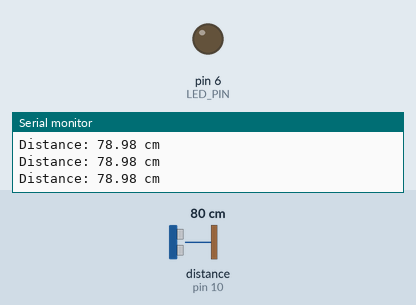
Simulated run of this sketch. Board: Arduino Uno, built with avr-gcc and run on an emulated ATmega328P. On the bench: output pins drawn as LEDs (lit = HIGH), the last lines printed to the serial monitor. Wiring (inferred from the names in the program): ultrasonic range finder: trigger pin 9; echo pin 10. The test bench sets the inputs (shaded band); at power-on: distance to the obstacle (sensor on pin 10) 80 cm. The echo pulse lasts 58.3 µs per cm; pins used as bus, display or sensor lines are not drawn.

Above: at 1.3 s.
1.4 s: distance to the obstacle (sensor on pin 10) set to 32 cm
2.9 s: distance to the obstacle (sensor on pin 10) set to 29 cm
At 4.0 s:
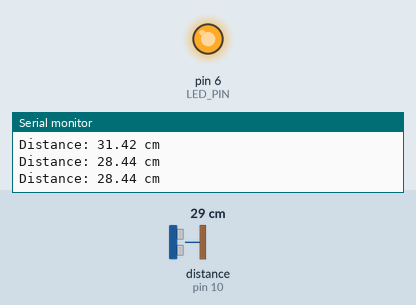
4.5 s: distance to the obstacle (sensor on pin 10) set to 35 cm
At 5.5 s:
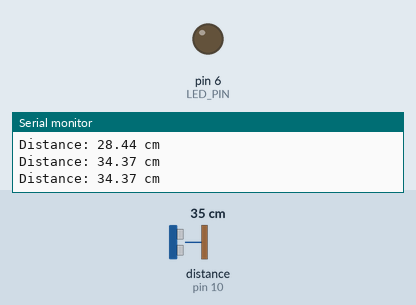
6.0 s: distance to the obstacle (sensor on pin 10) set to 2 cm
At 6.9 s:
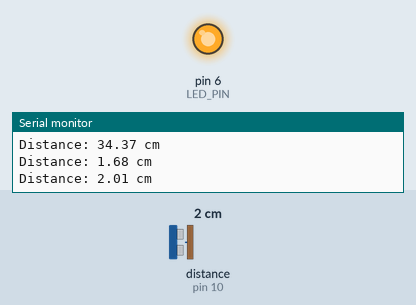
Timing chart, 0 to 8.5 s (numbered marks = the images above; inputs shaded):
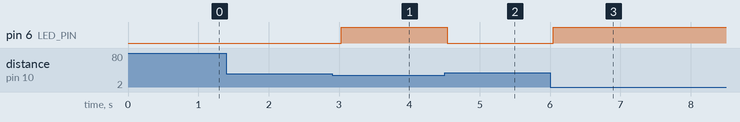

Measured:
- the behaviour switches between 31 and 30 cm on distance to the obstacle (sensor on pin 10) (found by bisection; images 0 and 1)
- after the input at 2.9 s, pin 6 (LED_PIN): LOW → HIGH after 0.13 s
- after the input at 4.5 s, pin 6 (LED_PIN): HIGH → LOW at once
- after the input at 6.0 s, pin 6 (LED_PIN): LOW → HIGH at once

The sketch:

ultrasonic_tinkercad_Code.ino
```cpp
#define TRIG_PIN 9
#define ECHO_PIN 10
#define LED_PIN 6

void setup() {
  Serial.begin(9600);
  pinMode(TRIG_PIN, OUTPUT);
  pinMode(ECHO_PIN, INPUT);
  pinMode(LED_PIN, OUTPUT);
}

void loop() {
  long duration;
  float distance;

  // Send trigger pulse
  digitalWrite(TRIG_PIN, LOW);
  delayMicroseconds(2);
  digitalWrite(TRIG_PIN, HIGH);
  delayMicroseconds(10);
  digitalWrite(TRIG_PIN, LOW);

  // Read echo time
  duration = pulseIn(ECHO_PIN, HIGH);

  // Convert to distance (cm)
  distance = duration * 0.034 / 2;

  Serial.print("Distance: ");
  Serial.print(distance);
  Serial.println(" cm");

  // LED condition
  if (distance < 30) {
    digitalWrite(LED_PIN, HIGH);
  } else {
    digitalWrite(LED_PIN, LOW);
  }

  delay(500);
}
```
